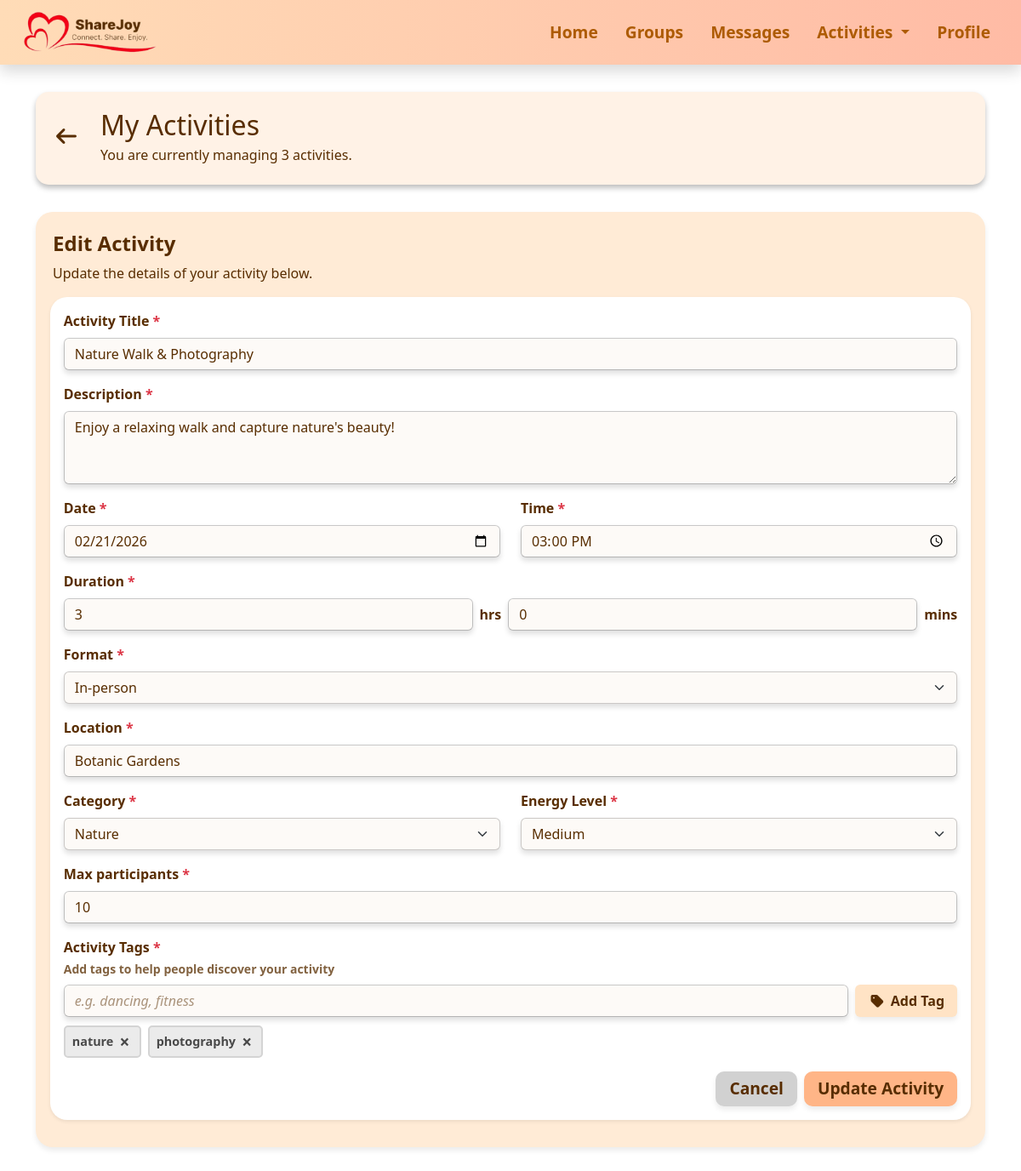
Page /activities/edit/5 (signed in) on the committed database.
### activities.py (models this page shows)
class Activity(db.Model):
    __tablename__ = "activity"
    id = db.Column(db.Integer, primary_key=True, autoincrement=True)
    creator_id = db.Column(db.Integer, db.ForeignKey('user.id'), nullable=False)
    name = db.Column(db.String(100), nullable=False)
    description = db.Column(db.Text)
    type = db.Column(db.String(50))
    date = db.Column(db.String(20))
    time = db.Column(db.String(10))
    duration_hours = db.Column(db.Integer)
    duration_minutes = db.Column(db.Integer)
    format_type = db.Column(db.String(20))
    energy = db.Column(db.String(10))
    participants = db.Column(db.Integer)
    max_participants = db.Column(db.Integer)
    tags = db.Column(db.String(200))
    location = db.Column(db.String(100))
    creator = db.relationship("User", backref="created_activities")

### app.py (the view, shortened to what this page needs)
@app.route('/activities/edit/<int:activity_id>', methods=['GET', 'POST'])
@login_required
def edit_activity(activity_id):
    activity = Activity.query.get_or_404(activity_id)
    user = get_current_user()
    if activity.creator_id != user.id:
        abort(403)
    tags = activity.tags.split(',') if activity.tags else []
    my_activities_count = Activity.query.filter_by(creator_id=user.id).count()
    return render_template(
        'activity_edit.html',
        title="Edit Activity",
        num_activities=my_activities_count,
        activity=activity,
        tags=tags
    )

### app.py (called while the page is built)
def login_required(f):
    @wraps(f)
    def decorated_function(*args, **kwargs):
        user = get_current_user()
        if not user:
            session.clear()  # clear stale session
            flash('Please log in to access this page.', 'error')
            return redirect(url_for('loginpage'))
        return f(*args, **kwargs)
    return decorated_function

def get_current_user():
    user_id = session.get('user_id')
    if user_id:
        user = db.session.get(User, user_id)
        if user:
            return user
    return None

### templates/activity_edit.html (shortened to what this page needs)
{% extends "base.html" %}
{% block extra_css %}
<link rel="stylesheet" href="{{ url_for('static', filename='css/activities.css') }}">
<link rel="stylesheet" href="{{ url_for('static', filename='css/activities_form.css') }}">
<link rel="stylesheet" href="{{ url_for('static', filename='css/activities_edit.css') }}">
{% endblock %}
{% block content %}
<div class="section-box d-flex flex-column flex-md-row justify-content-between align-items-start align-items-md-center">
    <div class="d-flex align-items-center mb-2">
        <a href="{{ url_for('activities') }}" class="btn btn-link p-0 me-3">
            <i class="fa-solid fa-arrow-left me-2"></i>
        </a>
        <div>
            <h1 class="mb-1">My Activities</h1>
            <p class="mb-0">
                You are currently managing {{ num_activities }}
                {% if num_activities == 1 %}activity{% else %}activities{% endif %}.
            </p>
        </div>
    </div>
</div>
<div class="container sectionbox1 mx-auto">
    <div class="card-header mx-auto">
        <h2 class="fw-semibold">Edit Activity</h2>
        <p>Update the details of your activity below.</p>
    </div>
    <div class="card shadow-sm sectionbox2 mx-auto">
        <div class="card-body">
            <form method="post">
                <div class="mb-3">
                    <label class="form-label fw-semibold">Activity Title <span class="text-danger">*</span></label>
                    <input type="text" class="form-control" name="name" value="{{ activity.name }}" required>
                </div>
                <div class="mb-3">
                    <label class="form-label fw-semibold">Description <span class="text-danger">*</span></label>
                    <textarea class="form-control" rows="3" name="description"
                        required>{{ activity.description }}</textarea>
                </div>
                <div class="row mb-3">
                    <div class="col-md-6">
                        <label class="form-label fw-semibold">Date <span class="text-danger">*</span></label>
                        <input type="date" name="date" class="form-control" value="{{ activity.date }}" required>
                    </div>
                    <div class="col-md-6">
                        <label class="form-label fw-semibold">Time <span class="text-danger">*</span></label>
                        <input type="time" name="time" class="form-control" value="{{ activity.time }}" required>
                    </div>
                </div>
                <div class="mb-3">
                    <label class="form-label fw-semibold">Duration <span class="text-danger">*</span></label>
                    <div class="d-flex gap-2 align-items-center">
                        <input type="number" name="duration_hours" class="form-control" min="0" max="23"
                            value="{{ activity.duration_hours }}" required>
                        <span class="fw-semibold formL">hrs</span>
                        <input type="number" name="duration_minutes" class="form-control" min="0" max="59"
                            value="{{ activity.duration_minutes }}" required>
                        <span class="fw-semibold formL">mins</span>
                    </div>
                </div>
                <div class="mb-3">
                    <label class="form-label fw-semibold">Format <span class="text-danger">*</span></label>
                    <select class="form-select" name="format_type" id="format-select" required>
                        <option value="In-Person" {% if activity.format_type=='In-Person' %}selected{% endif %}>
                            In-person
                        </option>
                    </select>
                </div>
                <div class="mb-3" id="location-field" {% if activity.format_type=='In-Person' %}class="show" {% endif
                    %}>
                    <label class="form-label fw-semibold">Location <span class="text-danger">*</span></label>
                    <input type="text" class="form-control" name="location" placeholder="Enter activity location..."
                        value="{{ activity.location }}">
                </div>
                <div class="row mb-3">
                    <div class="col-md-6">
                        <label class="form-label fw-semibold">Category <span class="text-danger">*</span></label>
                        <select class="form-select" name="type" required>
                            {% for category in ['Creative Arts','Social','Learning','Physical','Nature','Technology'] %}
                            <option {% if activity.type==category %}selected{% endif %}>{{ category }}</option>
                            {% endfor %}
                        </select>
                    </div>
                    <div class="col-md-6">
                        <label class="form-label fw-semibold">Energy Level <span class="text-danger">*</span></label>
                        <select class="form-select" name="energy" required>
                            {% for level in ['Low','Medium','High'] %}
                            <option {% if activity.energy==level %}selected{% endif %}>{{ level }}</option>
                            {% endfor %}
                        </select>
                    </div>
                </div>
                <div class="mb-3">
                    <label class="form-label fw-semibold">Max participants <span class="text-danger">*</span></label>
                    <input type="number" name="max_participants" class="form-control" min="2" max="25"
                        value="{{ activity.max_participants }}" required>
                </div>
                <div class="mb-3">
                    <label class="form-label fw-semibold tagslabel1">Activity Tags <span
                            class="text-danger">*</span></label>
                    <p class="form-text fw-semibold tagslabel2">Add tags to help people discover your activity</p>
                    <div class="d-flex gap-2 mb-1">
                        <input type="text" id="tag-input" class="form-control" placeholder="e.g. dancing, fitness">
                        <button type="button" id="add-tag-btn" class="btn fw-semibold"><i
                                class="fa-solid fa-tag"></i>Add Tag</button>
                    </div>
                    <div id="tags-container" class="d-flex flex-wrap gap-2">
                        {% for tag in tags %}
                        <span class="badge bg-secondary d-flex align-items-center gap-1">
                            {{ tag }} <button type="button" class="tag-delete">×</button>
                        </span>
                        {% endfor %}
                    </div>
                </div>
                <div class="d-flex justify-content-end gap-2">
                    <a href="{{ url_for('activities') }}" class="btn cancelbtn fw-semibold">Cancel</a>
                    <button type="button" id="edit-btn" class="btn dobtn fw-semibold">
                        Update Activity
                    </button>
                </div>
            </form>
        </div>
    </div>
</div>
{% endblock %}

### static/css/base.css (style rules this page uses)
.section-box { width: 100%; min-height: 100px; color: #582D00; background-color: #fff2e6; box-shadow: 0 4px 6px rgba(0, 0, 0, 0.256); padding: 20px 20px 15px 20px; margin: 2rem auto; border-radius: 15px; }
body { padding-bottom: 2rem;; }
h1 { font-size: 2rem; }
body, input, textarea, .form-label, .formL { color: #582D00 !important; }
.fa-arrow-left { color: #582D00; font-weight: semibold; font-size: 1.5rem; }
.form-control, .form-select { background-color: #FDFAF7; border: 1px solid rgba(0, 0, 0, 0.2); box-shadow: 0 4px 6px rgba(0, 0, 0, 0.13); }
.form-control::placeholder, .form-select::placeholder, input#date::placeholder, input#time::placeholder, .form-select option[value=""], .form-select:has(option[value=""]:checked) { font-style: italic; color: #AA937B; }
.form-select option:not([value=""]), .form-select:has(option:not([value=""]):checked) { font-style: normal; color: #582D00; }
.sectionbox1 { background-color: #FFEBD6; width: 100%; border-radius: 20px; padding: 0.5rem 0 2rem 0; box-shadow: 0 4px 6px rgba(0, 0, 0, 0.08); }
.sectionbox2 { background-color: #fff; width: 97%; border-radius: 20px; border: none; box-shadow: 0 4px 6px rgba(0, 0, 0, 0.08); }
h2 { font-size: 1.5rem; }
.card-header { padding: 0.9rem 20px 0 20px; }
.cancelbtn, .dobtn, .cancel-btn, .successbtn, .okbtn, .redbtn, .cta-btn, .search-btn, #toggle-filters, .clearbtn { border: none; box-shadow: 0 4px 6px rgba(0, 0, 0, 0.08); padding: 0.4rem 1rem; border-radius: 10px; font-weight: 600; transition: none; }
.cancelbtn, .cancel-btn { background: #D1D1D1; color: #582D00; font-size: 1.2rem; }
.dobtn, .successbtn { background: #FFB587; color: #582D00; font-size: 1.2rem; }
.cancelbtn, .dobtn, .cancel-btn, .successbtn, .okbtn, .redbtn, .cta-btn, .search-btn, .clearbtn, .join-btn, .maxbtn, .createdbtn, .joined { -webkit-appearance: none; -moz-appearance: none; appearance: none; outline: none !important; border: none !important; }

### static/css/activities.css (style rules this page uses)
.badge { font-size: 0.8rem; padding: 0.2rem 0.55rem 0.25rem 0.2rem; border-radius: 8px; font-weight: 600; }

### static/css/activities_form.css (style rules this page uses)
#tags-container .badge { margin-top: 0.4rem; display: flex; align-items: center; gap: 0.3rem; padding: 0.4rem 0.5rem; font-size: 0.9rem; background-color: #EBEBEB !important; color: #494949; border: 2px solid #D4D4D4; border-radius: 5px; }
#tags-container .tag-delete { border: none; background: none; color: #494949 !important; font-weight: 600 !important; cursor: pointer; line-height: 1; padding: 0 0.2rem; font-size: 1.3rem; }
.tagslabel1 { margin-bottom: 0.2rem; }
.tagslabel2 { margin: 0 0 0.5rem; color: #826240; }
#add-tag-btn { background: #FFE3C5; border: none; box-shadow: 0 4px 6px rgba(0, 0, 0, 0.08); color: #582D00; min-width: 120px; }
.fa-tag { margin-right: 0.4rem; }

### static/css/activities_edit.css (style rules this page uses)
#location-field { display: none; }

### rows in the picture
Activity: name "Nature Walk & Photography", description "Enjoy a relaxing walk and capture nature's beauty!", date "02/21/2026", time "15:00", duration_hours "3", duration_minutes "0", format_type "In-person", location "Botanic Gardens", type "Nature", energy "Medium", max_participants "10"

### other values in the picture
{{ num_activities }} "3"
{{ tag }} "nature" "photography"
